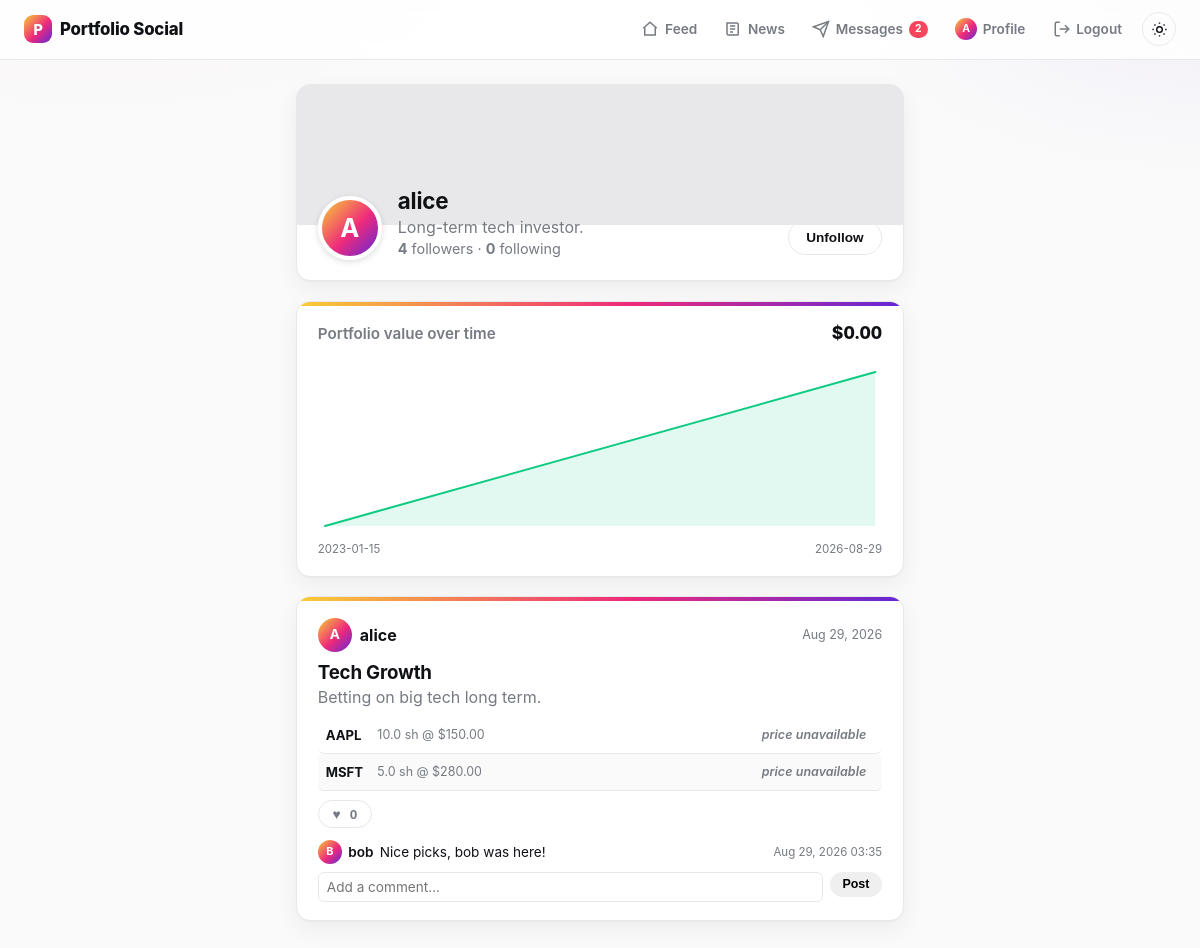
/user/alice (signed in), run on the app's committed database.
### models.py (models this page shows, shortened)
class User(UserMixin, db.Model):
    __tablename__ = "users"
    id = db.Column(db.Integer, primary_key=True)
    username = db.Column(db.String(32), unique=True, nullable=False, index=True)
    email = db.Column(db.String(120), unique=True, nullable=False)
    password_hash = db.Column(db.String(256), nullable=False)
    bio = db.Column(db.String(200))
    created_at = db.Column(db.DateTime, default=datetime.utcnow, nullable=False)
    portfolio = db.relationship(
        "Portfolio",
        back_populates="owner",
        uselist=False,
        cascade="all, delete-orphan",
    )
    likes = db.relationship("Like", back_populates="user", cascade="all, delete-orphan")
    comments = db.relationship(
        "Comment", back_populates="user", cascade="all, delete-orphan"
    )
    following = db.relationship(
        "Follow",
        foreign_keys="Follow.follower_id",
        back_populates="follower",
        cascade="all, delete-orphan",
    )
    followers = db.relationship(
        "Follow",
        foreign_keys="Follow.followed_id",
        back_populates="followed",
        cascade="all, delete-orphan",
    )
    def is_following(self, other):
        if other is None:
            return False
        return (
            Follow.query.filter_by(follower_id=self.id, followed_id=other.id).first()
            is not None
        )
    def is_mutual_with(self, other):
        if other is None or other.id == self.id:
            return False
        return self.is_following(other) and other.is_following(self)
    @property
    def unread_message_count(self):
        return Message.query.filter_by(recipient_id=self.id, read_at=None).count()
    @property
    def following_count(self):
        return Follow.query.filter_by(follower_id=self.id).count()
    @property
    def followers_count(self):
        return Follow.query.filter_by(followed_id=self.id).count()

class Portfolio(db.Model):
    __tablename__ = "portfolios"
    id = db.Column(db.Integer, primary_key=True)
    user_id = db.Column(
        db.Integer, db.ForeignKey("users.id"), unique=True, nullable=False
    )
    title = db.Column(db.String(80), nullable=False)
    description = db.Column(db.String(300))
    created_at = db.Column(db.DateTime, default=datetime.utcnow, nullable=False)
    owner = db.relationship("User", back_populates="portfolio")
    holdings = db.relationship(
        "Holding",
        back_populates="portfolio",
        cascade="all, delete-orphan",
        order_by="Holding.ticker",
    )
    likes = db.relationship(
        "Like", back_populates="portfolio", cascade="all, delete-orphan"
    )
    comments = db.relationship(
        "Comment",
        back_populates="portfolio",
        cascade="all, delete-orphan",
        order_by="Comment.created_at",
    )
    snapshots = db.relationship(
        "PortfolioSnapshot",
        back_populates="portfolio",
        cascade="all, delete-orphan",
        order_by="PortfolioSnapshot.date",
    )
    @property
    def like_count(self):
        return len(self.likes)
    def is_liked_by(self, user):
        if user is None or not user.is_authenticated:
            return False
        return any(like.user_id == user.id for like in self.likes)

class Holding(db.Model):
    __tablename__ = "holdings"
    id = db.Column(db.Integer, primary_key=True)
    portfolio_id = db.Column(
        db.Integer, db.ForeignKey("portfolios.id"), nullable=False
    )
    ticker = db.Column(db.String(12), nullable=False)
    shares = db.Column(db.Float, nullable=False)
    buy_price = db.Column(db.Float, nullable=False)
    buy_date = db.Column(db.Date, default=date.today, nullable=False)
    portfolio = db.relationship("Portfolio", back_populates="holdings")
    @property
    def cost_basis(self):
        return self.shares * self.buy_price

class Comment(db.Model):
    __tablename__ = "comments"
    id = db.Column(db.Integer, primary_key=True)
    user_id = db.Column(db.Integer, db.ForeignKey("users.id"), nullable=False)
    portfolio_id = db.Column(
        db.Integer, db.ForeignKey("portfolios.id"), nullable=False
    )
    body = db.Column(db.String(280), nullable=False)
    created_at = db.Column(db.DateTime, default=datetime.utcnow, nullable=False)
    user = db.relationship("User", back_populates="comments")
    portfolio = db.relationship("Portfolio", back_populates="comments")

### routes_social.py (the view)
@login_required
def profile(username):
    user = User.query.filter_by(username=username).first_or_404()
    portfolios = [user.portfolio] if user.portfolio else []
    attach_stats(portfolios)
    comment_form = CommentForm()
    chart_series = []
    if user.portfolio is not None:
        total_value = portfolios[0].stats.get("total_value")
        record_snapshot(user.portfolio, total_value)
        chart_series = get_chart_series(user.portfolio)
    return render_template(
        "profile.html",
        profile_user=user,
        portfolios=portfolios,
        comment_form=comment_form,
        chart_series=chart_series,
        watchlist=get_watchlist_quotes(),
        cover_image=cover_image_for(user.username),
    )

### forms.py
class CommentForm(FlaskForm):
    body = TextAreaField(
        "Comment", validators=[DataRequired(), Length(max=280)]
    )
    submit = SubmitField("Post")

### app.py (called while the page is built)
def create_app():
    app = Flask(__name__, instance_relative_config=True)
    app.config.from_object(Config)
    db.init_app(app)
    login_manager.init_app(app)
    routes_auth.register(app)
    routes_portfolio.register(app)
    routes_social.register(app)
    routes_news.register(app)
    routes_messages.register(app)
    @app.context_processor
    def inject_unread_message_count():
        if current_user.is_authenticated:
            return {"unread_message_count": current_user.unread_message_count}
        return {"unread_message_count": 0}
    return app

### images.py (called while the page is built)
def cover_image_for(username):
    digest = hashlib.md5(username.encode()).hexdigest()
    return COVER_IMAGES[int(digest, 16) % len(COVER_IMAGES)]

### models.py (called while the page is built)
@login_manager.user_loader
def load_user(user_id):
    return db.session.get(User, int(user_id))

### prices.py (called while the page is built)
def get_quote(ticker):
    if not ticker:
        return None
    ticker = ticker.strip().upper()
    cached = _cache.get(ticker)
    if cached is not None:
        quote, fetched_at, ok = cached
        ttl = CACHE_TTL_SECONDS if ok else FAILURE_CACHE_TTL_SECONDS
        if time.time() - fetched_at < ttl:
            return quote
    quote = _fetch(ticker)
    _cache[ticker] = (quote, time.time(), quote is not None)
    return quote

def prefetch_quotes(tickers):
    tickers = {t.strip().upper() for t in tickers if t}
    now = time.time()
    def is_fresh(ticker):
        cached = _cache.get(ticker)
        if cached is None:
            return False
        _, fetched_at, ok = cached
        ttl = CACHE_TTL_SECONDS if ok else FAILURE_CACHE_TTL_SECONDS
        return now - fetched_at < ttl
    stale = [t for t in tickers if not is_fresh(t)]
    if not stale:
        return
    with ThreadPoolExecutor(max_workers=min(8, len(stale))) as pool:
        results = pool.map(_fetch, stale)
        for ticker, quote in zip(stale, results):
            _cache[ticker] = (quote, time.time(), quote is not None)

def get_watchlist_quotes():
    prefetch_quotes(WATCHLIST_TICKERS)
    quotes = []
    for ticker in WATCHLIST_TICKERS:
        quote = get_quote(ticker)
        if quote is not None:
            quotes.append({"ticker": ticker, **quote})
    return quotes

### templates/profile.html (shortened to what this page needs)
{% extends "base.html" %}
{% block content %}
  <header class="profile-header">
    <div class="profile-cover" style="background-image: url('{{ cover_image }}')"></div>
    <div class="profile-body">
      <div class="profile-identity">
        <span class="avatar avatar-lg">{{ profile_user.username[0]|upper }}</span>
        <div class="profile-identity-text">
          <h1>{{ profile_user.username }}</h1>
          {% if profile_user.bio %}<p class="profile-bio">{{ profile_user.bio }}</p>{% endif %}
          <p class="profile-stats">
            <strong>{{ profile_user.followers_count }}</strong> followers
            &middot;
            <strong>{{ profile_user.following_count }}</strong> following
          </p>
        </div>
      </div>
      <div class="profile-actions">
        {% if profile_user.id == current_user.id %}
          {% if profile_user.portfolio %}
            <a class="btn btn-outline" href="{{ url_for('portfolio_edit') }}">Edit portfolio</a>
            <a class="btn btn-primary" href="{{ url_for('holding_new') }}">Add holding</a>
          {% else %}
            <a class="btn btn-primary" href="{{ url_for('portfolio_new') }}">Create your portfolio</a>
          {% endif %}
        {% else %}
          {% if current_user.is_following(profile_user) %}
            <form method="post" action="{{ url_for('unfollow', username=profile_user.username) }}">
              <button type="submit" class="btn btn-outline">Unfollow</button>
            </form>
          {% else %}
            <form method="post" action="{{ url_for('follow', username=profile_user.username) }}">
              <button type="submit" class="btn btn-primary">Follow</button>
            </form>
          {% endif %}
        {% endif %}
      </div>
    </div>
  </header>
  {% if portfolios %}
    {% if chart_series|length > 1 %}
      <div class="chart-card">
        <div class="chart-card-header">
          <h2 class="chart-title">Portfolio value over time</h2>
          {% if portfolios[0].stats.total_value is not none %}
            <span class="chart-current-value">${{ "%.2f"|format(portfolios[0].stats.total_value) }}</span>
          {% endif %}
        </div>
        <div class="portfolio-chart" data-points='{{ chart_series|tojson }}'></div>
      </div>
    {% endif %}
    {% for portfolio in portfolios %}
      {% include "_post_card.html" %}
    {% endfor %}
  {% endif %}
{% endblock %}

### templates/base.html (shortened to what this page needs)
<!doctype html>
<html lang="en">
<head>
  <link rel="stylesheet" href="{{ url_for('static', filename='style.css') }}">
</head>
<body>
  <nav class="navbar">
    <a class="brand" href="{{ url_for('feed') if current_user.is_authenticated else url_for('login') }}">
      <span class="brand-mark">P</span>Portfolio Social
    </a>
    <div class="nav-links">
      {% if current_user.is_authenticated %}
        <a href="{{ url_for('feed') }}" class="nav-link {{ 'active' if request.endpoint == 'feed' }}">
          <svg viewBox="0 0 24 24" fill="none" stroke="currentColor" stroke-width="2"><path d="M3 11l9-8 9 8"/><path d="M5 10v10h14V10"/></svg>
          <span>Feed</span>
        </a>
        <a href="{{ url_for('news') }}" class="nav-link {{ 'active' if request.endpoint == 'news' }}">
          <svg viewBox="0 0 24 24" fill="none" stroke="currentColor" stroke-width="2"><path d="M4 4h13a2 2 0 0 1 2 2v13a1 1 0 0 1-1 1H6a2 2 0 0 1-2-2z"/><path d="M8 8h7M8 12h7M8 16h4"/></svg>
          <span>News</span>
        </a>
        <a href="{{ url_for('inbox') }}" class="nav-link {{ 'active' if request.endpoint in ('inbox', 'thread') }}">
          <svg viewBox="0 0 24 24" fill="none" stroke="currentColor" stroke-width="2"><path d="M22 2 11 13"/><path d="M22 2 15 22l-4-9-9-4z"/></svg>
          <span>Messages</span>
          {% if unread_message_count %}<span class="nav-badge">{{ unread_message_count }}</span>{% endif %}
        </a>
        <a href="{{ url_for('profile', username=current_user.username) }}" class="nav-link {{ 'active' if request.endpoint == 'profile' and request.view_args.username == current_user.username }}">
          <span class="avatar avatar-nav">{{ current_user.username[0]|upper }}</span>
          <span>Profile</span>
        </a>
        <a href="{{ url_for('logout') }}" class="nav-link">
          <svg viewBox="0 0 24 24" fill="none" stroke="currentColor" stroke-width="2"><path d="M9 21H5a2 2 0 0 1-2-2V5a2 2 0 0 1 2-2h4"/><path d="M16 17l5-5-5-5"/><path d="M21 12H9"/></svg>
          <span>Logout</span>
        </a>
      {% else %}
        <a class="nav-link" href="{{ url_for('login') }}"><span>Login</span></a>
        <a class="nav-link" href="{{ url_for('signup') }}"><span>Sign up</span></a>
      {% endif %}
      <button type="button" id="theme-toggle" class="theme-toggle" aria-label="Toggle dark mode">
        <svg class="icon-sun" viewBox="0 0 24 24" fill="none" stroke="currentColor" stroke-width="2"><circle cx="12" cy="12" r="4"/><path d="M12 2v2M12 20v2M4.9 4.9l1.4 1.4M17.7 17.7l1.4 1.4M2 12h2M20 12h2M4.9 19.1l1.4-1.4M17.7 6.3l1.4-1.4"/></svg>
      </button>
    </div>
  </nav>
  <main class="container {% block container_class %}{% endblock %}">
    {% block content %}{% endblock %}
  </main>
</body>
</html>

### templates/_post_card.html (shortened to what this page needs)
<article class="post-card" id="portfolio-{{ portfolio.id }}">
  <header class="post-header">
    <a class="post-owner" href="{{ url_for('profile', username=portfolio.owner.username) }}">
      <span class="avatar">{{ portfolio.owner.username[0]|upper }}</span>
      {{ portfolio.owner.username }}
    </a>
    <span class="post-date">{{ portfolio.created_at.strftime('%b %d, %Y') }}</span>
  </header>
  <h3 class="post-title">{{ portfolio.title }}</h3>
  {% if portfolio.description %}<p class="post-description">{{ portfolio.description }}</p>{% endif %}
  {% if portfolio.stats.rows %}
    <ul class="holdings-list">
      {% for row in portfolio.stats.rows %}
        <li class="holding-row">
          <span class="holding-ticker">{{ row.holding.ticker }}</span>
          <span class="holding-detail">{{ row.holding.shares }} sh @ ${{ "%.2f"|format(row.holding.buy_price) }}</span>
          {% if row.available %}
            <span class="holding-price">${{ "%.2f"|format(row.current_price) }}</span>
            <span class="holding-gain {{ 'gain' if row.gain_loss >= 0 else 'loss' }}">
              {{ "+" if row.gain_loss >= 0 else "" }}${{ "%.2f"|format(row.gain_loss) }}
              ({{ "%.1f"|format(row.gain_loss_pct) }}%)
            </span>
          {% else %}
            <span class="unavailable">price unavailable</span>
          {% endif %}
        </li>
      {% endfor %}
    </ul>
  {% else %}
    <p class="empty-holdings">No holdings yet.</p>
  {% endif %}
  <div class="post-actions">
    <button
      type="button"
      class="like-btn {{ 'liked' if portfolio.is_liked_by(current_user) else '' }}"
      data-portfolio-id="{{ portfolio.id }}"
      data-liked="{{ 'true' if portfolio.is_liked_by(current_user) else 'false' }}"
    >
      <span class="like-icon">&hearts;</span>
      <span class="like-count">{{ portfolio.like_count }}</span>
    </button>
  </div>
  <div class="comments" data-portfolio-id="{{ portfolio.id }}">
    <ul class="comment-list">
      {% for comment in portfolio.comments %}
        <li class="comment">
          <span class="avatar avatar-sm">{{ comment.user.username[0]|upper }}</span>
          <a href="{{ url_for('profile', username=comment.user.username) }}">{{ comment.user.username }}</a>
          <span class="comment-body">{{ comment.body }}</span>
          <span class="comment-date">{{ comment.created_at.strftime('%b %d, %Y %H:%M') }}</span>
        </li>
      {% endfor %}
    </ul>
    <form class="comment-form" data-portfolio-id="{{ portfolio.id }}">
      {{ comment_form.body(placeholder="Add a comment...", rows=1) }}
      <button type="submit" class="btn btn-small">Post</button>
    </form>
  </div>
</article>

### data on the page
User: username "A"
User: username "A", username "alice", bio "Long-term tech investor."
Portfolio: owner "A", owner.username "alice", created_at "Aug 29, 2026", title "Tech Growth", description "Betting on big tech long term.", like_count "0"
Holding: holding.ticker "AAPL", holding.shares "10.0", holding.buy_price "150.00"
Holding: holding.ticker "MSFT", holding.shares "5.0", holding.buy_price "280.00"
Comment: user "B", user.username "bob", body "Nice picks, bob was here!", created_at "Aug 29, 2026 03:35"

### other printed values
{{ unread_message_count }} "2"
{{ profile_user.followers_count }} "4"
{{ profile_user.following_count }} "0"
{{ "%.2f"|format(portfolios[0].stats.total_value) }} "0.00"
